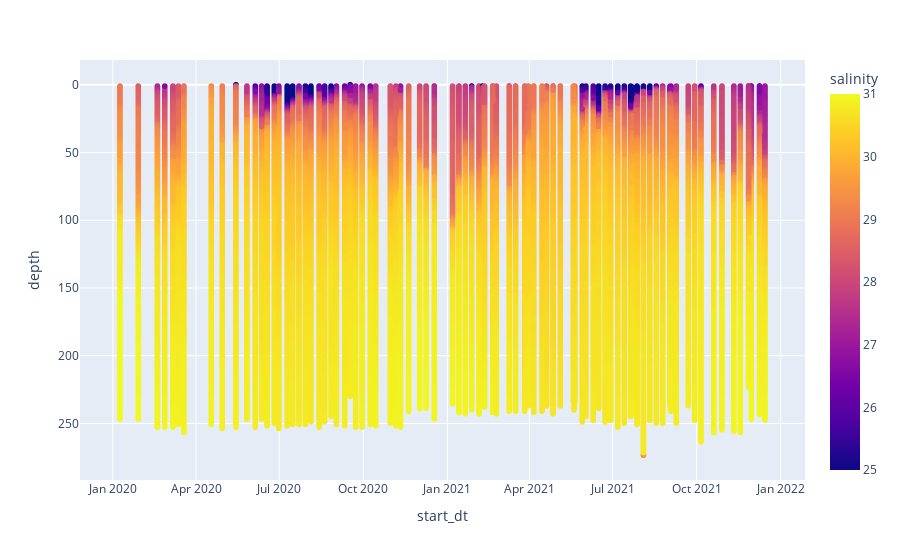

Notebook cell for this chart:
### Markdown cell above
## Plot Data
The graphic library **Plotly** (https://plotly.com/python/) is a great tool to generate nice interactive figures with just a few lines of code. 

The plotly express package is certainly the easiest to use: https://plotly.com/python/plotly-express/

### Code cell
import plotly.express as px

# Let's generate a scatter plot of the salinity profiles timeseries
# For mor information about he plotly express tool, see here https://plotly.com/python/line-and-scatter/
fig = px.scatter(df,x='start_dt',y='depth',color='salinity',range_color=[25,31])
fig.update_yaxes(autorange='reversed')

### Figure 1 — Plotly figure (JSON) as saved in the notebook; plotly's stock layout.template omitted (floating-point values rounded to 4 significant figures; data arrays with more than 128 entries replaced by an {"elided": "..."} marker saying what was removed)
{"data": [{"hovertemplate": "start_dt=%{x}<br>depth=%{y}<br>salinity=%{marker.color}<extra></extra>", "legendgroup": "", "marker": {"color": {"elided": "22618 float values"}, "coloraxis": "coloraxis", "symbol": "circle"}, "mode": "markers", "name": "", "showlegend": false, "type": "scattergl", "x": {"elided": "22618 str values"}, "xaxis": "x", "y": {"elided": "22618 float values"}, "yaxis": "y"}], "layout": {"coloraxis": {"cmax": 31, "cmin": 25, "colorbar": {"title": {"text": "salinity"}}, "colorscale": [[0, "#0d0887"], [0.1111, "#46039f"], [0.2222, "#7201a8"], [0.3333, "#9c179e"], [0.4444, "#bd3786"], [0.5556, "#d8576b"], [0.6667, "#ed7953"], [0.7778, "#fb9f3a"], [0.8889, "#fdca26"], [1, "#f0f921"]]}, "legend": {"tracegroupgap": 0}, "margin": {"t": 60}, "xaxis": {"anchor": "y", "domain": [0, 1], "title": {"text": "start_dt"}}, "yaxis": {"anchor": "x", "autorange": "reversed", "domain": [0, 1], "title": {"text": "depth"}}}}
